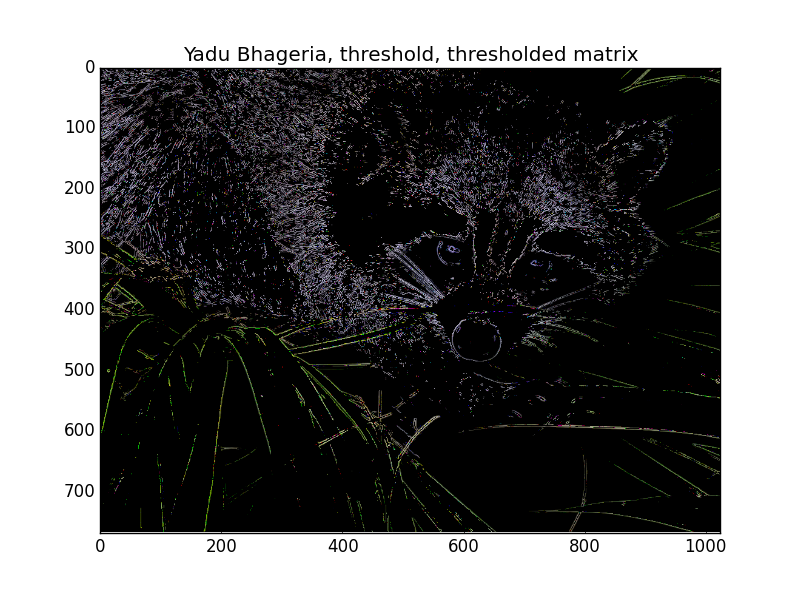

Here is the Python script that generated this plot:
"""
Yadu Raj Bhageria
CID: 00733164

Project part 2
Use gradient thresholding to process image.
Gradient is computed using grad_omp routine in fdmodule2d
f2py  --f90flags='-fopenmp' -lgomp -c fdmodule.f90 fdmodule2d.f90 -m p2 -llapack
"""
from p2 import fdmodule2d as f2d
from scipy import misc
import numpy as np
import matplotlib.pyplot as plt

def threshold(M,fac,display,savefig):
    """set all elements of M to zero where grad_amp < fac*max(grad_amp)
    
    Inial code checks the input and thus makes the function more robust and 
    user-friendly by making sure the correct type of data is inputted and 
    if not it tells the user what is wrong with their input
    """
    
    #check input
    assert np.size(M.shape) == 3, "Inputted matrix, M, must have 3 dimensions"
    assert M.shape[2] == 3, "Inputted matrix, M, must have 3 values in the third dimension for the RGB colours"
    assert type(fac) is int or type(fac) is float, "fac, a must be a number"
    assert fac>=0, "fac, a must be non-negative"
    assert type(display) == bool, "Display flag must be a boolean. i.e. Either True or False"
    assert type(savefig) == bool, "Savefig flag must be a boolean. i.e. Either True or False"
    
    m1 = np.shape(M)[0]
    m2 = np.shape(M)[1]
    
    #set fortran module variables    
    f2d.n1 = m2
    f2d.n2 = m1
    
    f2d.dx1=1.0
    f2d.dx2=1.0
    
    #initalize arrays for computation
    df_amp = np.zeros((m1,m2))
    df_max = [0,0,0]
    N = M
        
    #grad_omp takes (f) as input and outputs (df1,df2,df_amp,df_max)
    for i in range(3):   
        N_temp = M[:,:,i]
        (dum1,dum2,df_amp,df_max[i]) = f2d.grad_omp(M[:,:,i])
        N_temp[df_amp < fac*df_max[i]] = 0
        N[:,:,i] = N_temp
        
    #displays the figure if the flag if true    
    if display == True:
        plt.figure()
        plt.imshow(N)
        plt.title('Yadu Bhageria, threshold, thresholded matrix')
    
    #saves the figure if the save flag is true
    if savefig == True:
        plt.figure()
        plt.imshow(N)
        plt.title('Yadu Bhageria, threshold, thresholded matrix')
        plt.savefig("p2.png")
        plt.close()
    
    return N,df_max

if __name__ == '__main__':
    M=misc.face()
    print "shape(M):",np.shape(M)
    plt.figure()
    plt.imshow(M)
    plt.show() #may need to close figure for code to continue
    N,dfmax=threshold(M,0.2,True,True) #Uncomment this line 
    plt.show()